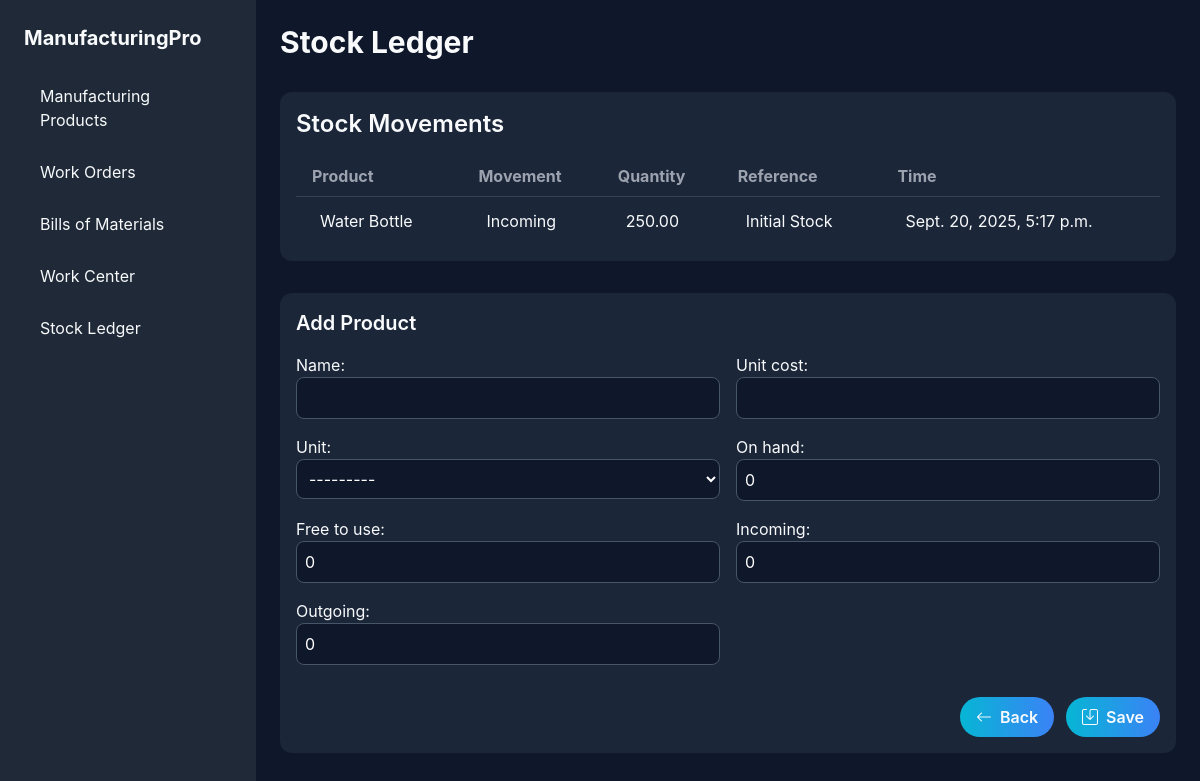
Before: /stock_ledger with the older database file.
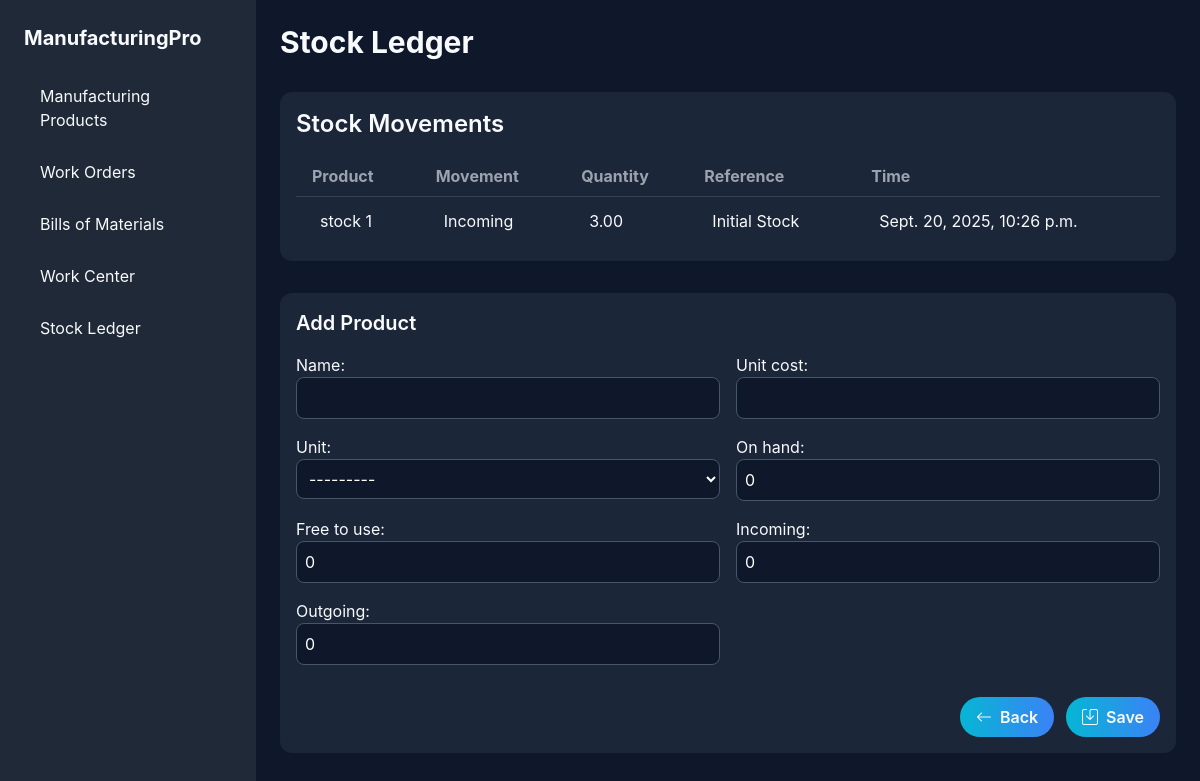
After: the same page with the newer database file.
### myapp/models.py (models this page shows, shortened)
class StockLedgerEntry(models.Model):
    MOVEMENT_TYPES = [
        ('IN', 'Incoming'),
        ('OUT', 'Outgoing'),
        ('PROD', 'Production'),
        ('CONS', 'Consumption'),
    ]
    product = models.ForeignKey(Product, on_delete=models.CASCADE, related_name='ledger_entries')
    movement_type = models.CharField(max_length=10, choices=MOVEMENT_TYPES)
    quantity = models.DecimalField(max_digits=12, decimal_places=2)
    reference = models.CharField(max_length=200, blank=True)
    timestamp = models.DateTimeField(default=timezone.now)
    class Meta:
        ordering = ['-timestamp']

class Product(models.Model):
    UNIT_CHOICES = [
        ('Units', 'Units'),
        ('Kg', 'Kilogram'),
        ('Litre', 'Litre'),
        ('Meter', 'Meter'),
        ('Pcs', 'Pieces'),
    ]
    name = models.CharField(max_length=100)
    unit_cost = models.DecimalField(max_digits=10, decimal_places=2)
    unit_choices = [('pcs', 'Pieces'), ('kg', 'Kilogram')]
    unit = models.CharField(max_length=10, choices=unit_choices)
    on_hand = models.DecimalField(max_digits=10, decimal_places=2, default=0)
    description = models.TextField(blank=True, null=True)
    on_hand = models.DecimalField(max_digits=12, decimal_places=2, default=0)
    free_to_use = models.DecimalField(max_digits=12, decimal_places=2, default=0)
    incoming = models.DecimalField(max_digits=12, decimal_places=2, default=0)
    outgoing = models.DecimalField(max_digits=12, decimal_places=2, default=0)
    total_value = models.DecimalField(max_digits=14, decimal_places=2, default=0)
    created_at = models.DateTimeField(auto_now_add=True)
    updated_at = models.DateTimeField(auto_now=True)
    class Meta:
        ordering = ['name']

### myapp/views.py (the view)
# urls.py: path('stock_ledger', views.stock_ledger, name='stock_ledger'),
def stock_ledger(request):
    if request.method == 'POST':
        form = ProductForm(request.POST)
        if form.is_valid():
            try:
                product = form.save(commit=False)
                product.save()
                product.recalc_totals()
                if product.on_hand > 0:
                    StockLedgerEntry.objects.create(
                        product=product,
                        movement_type='IN',
                        quantity=product.on_hand,
                        reference="Initial Stock"
                    )
                messages.success(request, "Product saved successfully!")
                return redirect('stock_ledger')
            except Exception as e:
                messages.error(request, f"Error saving product: {str(e)}")
        else:
            messages.error(request, "Please correct the errors in the form.")
    else:
        form = ProductForm()
    products = Product.objects.all()
    ledger_entries = StockLedgerEntry.objects.select_related("product")
    context = {
        'products': products,
        'ledger_entries': ledger_entries,
        'form': form,
    }
    return render(request, 'stock_ledger.html', context)

### myapp/forms.py
class ProductForm(forms.ModelForm):
    class Meta:
        model = Product
        fields = ['name', 'unit_cost', 'unit', 'on_hand', 'free_to_use', 'incoming', 'outgoing']
        widgets = {
            'name': forms.TextInput(attrs={'class': 'form-control'}),
            'unit_cost': forms.NumberInput(attrs={'class': 'form-control', 'step': '0.01'}),
            'unit': forms.Select(attrs={'class': 'form-control'}),
            'on_hand': forms.NumberInput(attrs={'class': 'form-control', 'step': '0.01'}),
            'free_to_use': forms.NumberInput(attrs={'class': 'form-control', 'step': '0.01'}),
            'incoming': forms.NumberInput(attrs={'class': 'form-control', 'step': '0.01'}),
            'outgoing': forms.NumberInput(attrs={'class': 'form-control', 'step': '0.01'}),
        }

### templates/stock_ledger.html (shortened to what this page needs)
<!DOCTYPE html>
<html lang="en">
<head>
  <script src="https://cdn.tailwindcss.com"></script>
  <link href="https://cdn.jsdelivr.net/npm/bootstrap-icons/font/bootstrap-icons.css" rel="stylesheet" />
</head>
<body class="flex">
<div class="w-64 bg-gray-800 min-h-screen p-6 space-y-6">
  <h1 class="text-xl font-bold mb-6">ManufacturingPro</h1>
  <ul class="space-y-3">
    <li><a href="{% url 'work_order_analysis' %}" class="block px-4 py-2 rounded hover:bg-gray-700">Manufacturing
        Products</a></li>
    <li><a href="{% url 'work_products' %}" class="block px-4 py-2 rounded hover:bg-gray-700">Work Orders</a></li>
    <li><a href="{% url 'bills_of_materials' %}" class="block px-4 py-2 rounded hover:bg-gray-700">Bills of Materials</a></li>
    <li><a href="{% url 'work_center' %}" class="block px-4 py-2 rounded hover:bg-gray-700">Work Center</a></li>
    <li><a href="{% url 'stock_ledger' %}" class="block px-4 py-2 rounded hover:bg-gray-700">Stock Ledger</a></li>
  </ul>
</div>
  <main class="flex-1 p-6">
    <div class="flex justify-between items-center mb-6">
      <h1 class="text-3xl font-bold">Stock Ledger</h1>
    </div>
<div class="card overflow-x-auto mb-8 mt-8">
  <h2 class="text-2xl font-semibold mb-4">Stock Movements</h2>
  <table class="table-auto w-full text-left">
    <thead class="text-gray-400 border-b border-gray-700">
      <tr>
        <th class="px-4 py-2">Product</th>
        <th class="px-4 py-2">Movement</th>
        <th class="px-4 py-2">Quantity</th>
        <th class="px-4 py-2">Reference</th>
        <th class="px-4 py-2">Time</th>
      </tr>
    </thead>
    <tbody class="divide-y divide-gray-700">
      {% for entry in ledger_entries %}
      <tr class="hover:bg-gray-700/50 transition">
        <td class="px-6 py-3">{{ entry.product.name }}</td>
        <td class="px-6 py-3">{{ entry.get_movement_type_display }}</td>
        <td class="px-6 py-3">{{ entry.quantity }}</td>
        <td class="px-6 py-3">{{ entry.reference }}</td>
        <td class="px-6 py-3">{{ entry.timestamp }}</td>
      </tr>
      {% empty %}
      <tr>
        <td colspan="5" class="text-center py-4 text-gray-400">No ledger entries found.</td>
      </tr>
      {% endfor %}
    </tbody>
  </table>
</div>
    <div class="card">
      <h2 class="text-xl font-semibold mb-4">{% if edit_product %}Edit{% else %}Add{% endif %} Product</h2>
      <form method="post" class="grid grid-cols-1 md:grid-cols-2 gap-4">
        {{ form.as_p }}
        <div class="flex justify-end gap-3 md:col-span-2 mt-4">
          <a href="{% url 'stock_ledger' %}" class="btn bg-gray-600 hover:bg-gray-700"><i class="bi bi-arrow-left"></i>
            Back</a>
          <button type="submit" class="btn"><i class="bi bi-save"></i> Save</button>
        </div>
      </form>
    </div>
  </main>
</body>
</html>

Changed rows visible on the page:
changed StockLedgerEntry "Incoming": product.name "Water Bottle" → "stock 1"; quantity "250.00" → "3.00"; timestamp "Sept. 20, 2025, 5:17 p.m." → "Sept. 20, 2025, 10:26 p.m."
